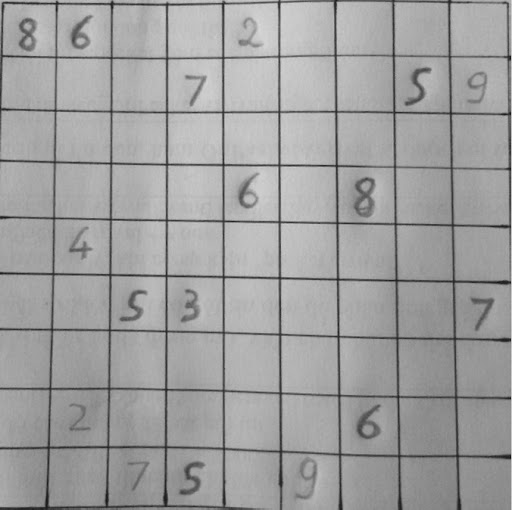
#> input picture images/sudoku.jpg, 512 x 510 px, found by its file name
$ python edge_detection_gradients.py   (older library calls are emulated)
#> lines starting #> are read from the running program, lines starting #| are printed output that depends on the picture
import cv2
import numpy as np

img = cv2.imread(r"C:\Users\rajsi\Documents\img_processing\sudoku.jpg")
#> img is the input picture: shape (510, 512, 3); min 12, max 217, mean 159.5
frame = cv2.cvtColor(img,cv2.COLOR_BGR2GRAY)

laplace = cv2.Laplacian(frame,cv2.CV_64F)
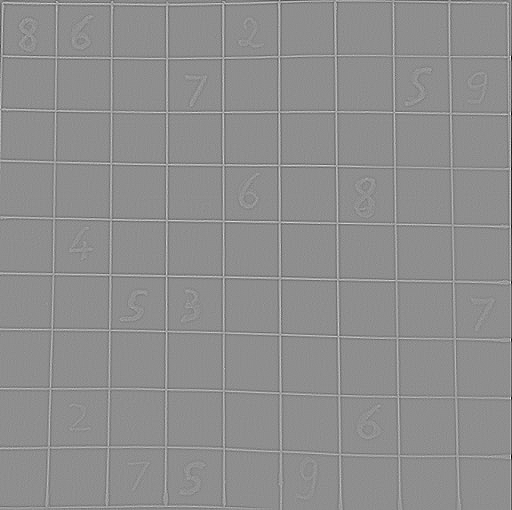
#> laplace: shape (510, 512) float64; min -349, max 275, mean -0.2; drawn with min black and max white
sobelx = cv2.Sobel(frame,cv2.CV_64F,1,0,ksize=1)
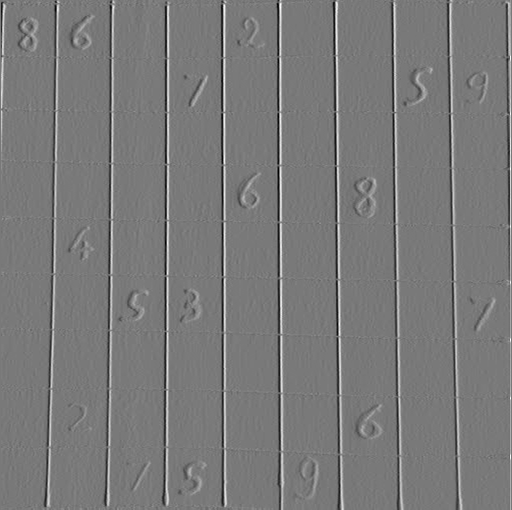
#> sobelx: shape (510, 512) float64; min -142, max 155, mean 0.1; drawn with min black and max white
sobely = cv2.Sobel(frame,cv2.CV_64F,0,1,ksize=1)
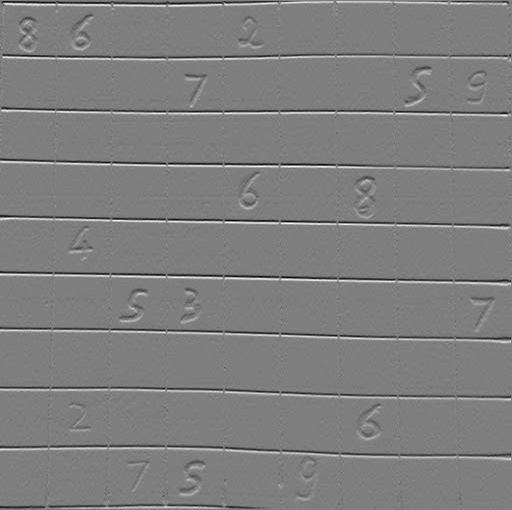
#> sobely: shape (510, 512) float64; min -152, max 153, mean -0.1; drawn with min black and max white


cv2.imshow("frame",frame)
cv2.imshow("laplacian",laplace)
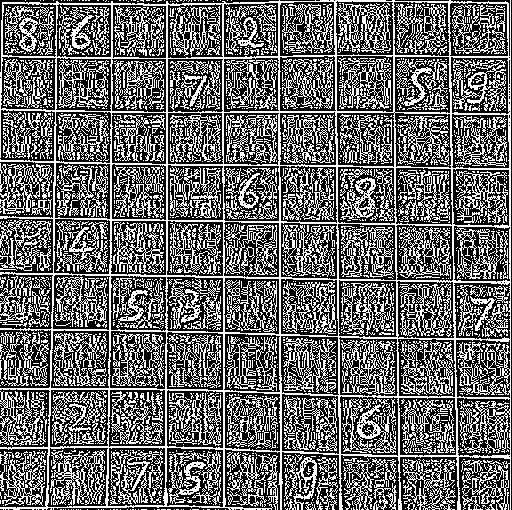
#> window 'laplacian': shape (510, 512); 41.1% white in thin lines or dots
cv2.imshow("sobelx",sobelx)
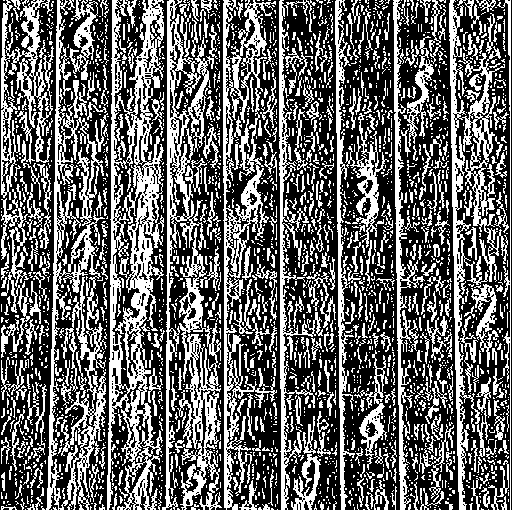
#> window 'sobelx': shape (510, 512); 39.5% white in thin lines or dots
cv2.imshow("sobely",sobely)
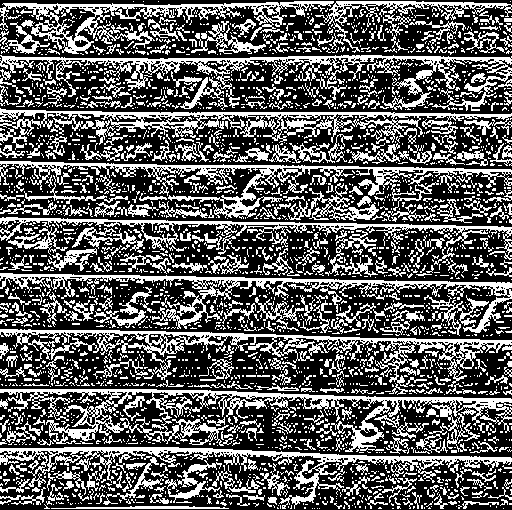
#> window 'sobely': shape (510, 512); 36.9% white in thin lines or dots
cv2.waitKey(0)
cv2.destroyAllWindows()
